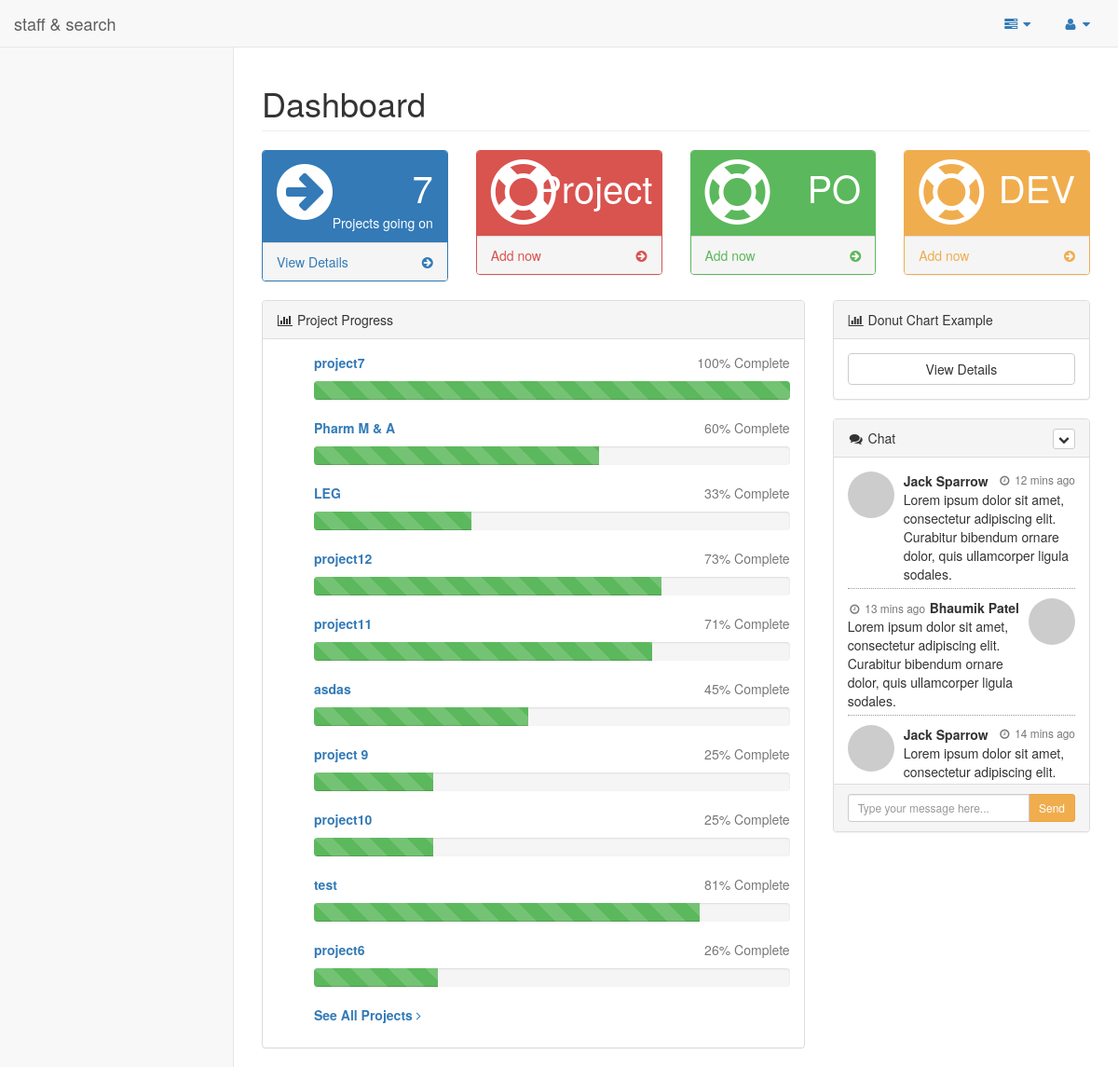
Page /admin/index.php on the earlier database version.
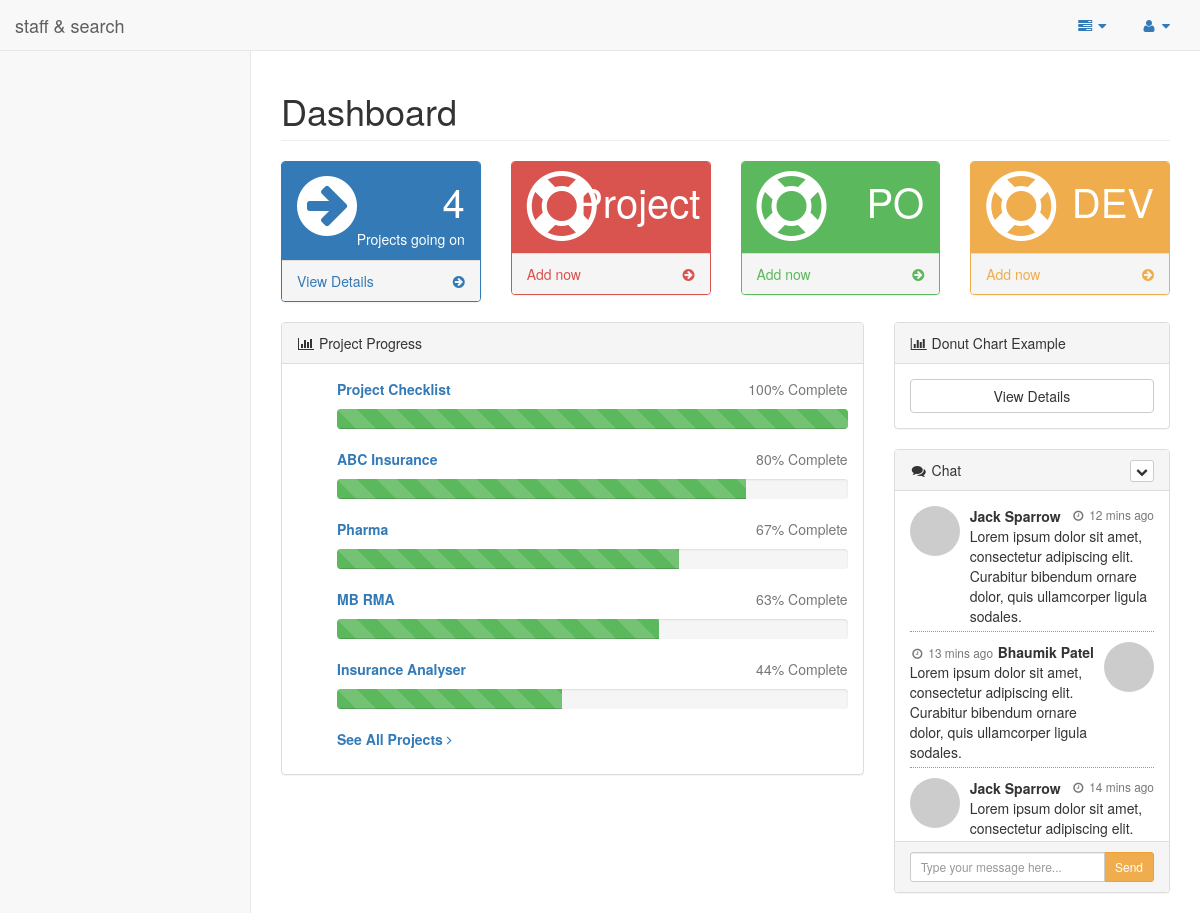
Same page on the later database version.
### tables this page shows
CREATE TABLE IF NOT EXISTS `projects` (
`project_id` int(11) NOT NULL,
  `name` varchar(50) NOT NULL,
  `start_day` date NOT NULL,
  `end_day` date NOT NULL,
  `description` text NOT NULL,
  `tech` text NOT NULL
);

### admin/index.php (the view, shortened to what this page needs)
<?php
    include("header.php");
?>
<body>
    <div id="wrapper">
       <?php
        include 'side_and_menu.php';
       ?>
       <?php
        function number_of_projects()
        {
        $res = mysql_query("select * from projects where end_day > curdate()");
        $response = mysql_num_rows($res);
        return $response;
        }
        ?>
        <div id="page-wrapper">
            <div class="row">
                <div class="col-lg-12">
                    <h1 class="page-header">Dashboard</h1>
                </div>
            </div>
            <div class="row">
                <div class="col-lg-3 col-md-6">
                    <div class="panel panel-primary">
                        <div class="panel-heading">
                            <div class="row">
                                <div class="col-xs-3">
                                    <i class="fa fa-arrow-circle-right fa-5x"></i>
                                </div>
                                <div class="col-xs-9 text-right">
                                    <div class="huge"><?php echo number_of_projects() ?></div>
                                    <div>Projects going on</div>
                                </div>
                            </div>
                        </div>
                        <a href="project_lists.php">
                            <div class="panel-footer">
                                <span class="pull-left">View Details</span>
                                <span class="pull-right"><i class="fa fa-arrow-circle-right"></i></span>
                                <div class="clearfix"></div>
                            </div>
                        </a>
                    </div>
                </div>
                <div class="col-lg-3 col-md-6">
                    <div class="panel panel-red">
                        <div class="panel-heading">
                            <div class="row">
                                <div class="col-xs-3">
                                    <i class="fa fa-support fa-5x"></i>
                                </div>
                                <div class="col-xs-9 text-right">
                                    <div class="huge">Project</div>
                                </div>
                            </div>
                        </div>
                        <a href="new_project.php">
                            <div class="panel-footer">
                                <span class="pull-left">Add now</span>
                                <span class="pull-right"><i class="fa fa-arrow-circle-right"></i></span>
                                <div class="clearfix"></div>
                            </div>
                        </a>
                    </div>
                </div>
                <div class="col-lg-3 col-md-6">
                    <div class="panel panel-green">
                        <div class="panel-heading">
                            <div class="row">
                                <div class="col-xs-3">
                                    <i class="fa fa-support fa-5x"></i>
                                </div>
                                <div class="col-xs-9 text-right">
                                    <div class="huge">PO </div>
                                </div>
                            </div>
                        </div>
                        <a href="new_po.php">
                            <div class="panel-footer">
                                <span class="pull-left">Add now</span>
                                <span class="pull-right"><i class="fa fa-arrow-circle-right"></i></span>
                                <div class="clearfix"></div>
                            </div>
                        </a>
                    </div>
                </div>
                <div class="col-lg-3 col-md-6">
                    <div class="panel panel-yellow">
                        <div class="panel-heading">
                            <div class="row">
                                <div class="col-xs-3">
                                    <i class="fa fa-support fa-5x"></i>
                                </div>
                                <div class="col-xs-9 text-right">
                                    <div class="huge">DEV </div>
                                </div>
                            </div>
                        </div>
                        <a href="new_dev.php">
                            <div class="panel-footer">
                                <span class="pull-left">Add now</span>
                                <span class="pull-right"><i class="fa fa-arrow-circle-right"></i></span>
                                <div class="clearfix"></div>
                            </div>
                        </a>
                    </div>
                </div>
            </div>
            <div class="row">
                <div class="col-lg-8">
                    <div class="panel panel-default">
                        <div class="panel-heading">
                            <i class="fa fa-bar-chart-o fa-fw"></i> Project Progress
                        </div>
                        <div class="panel-body">
                            <div id="morris-area-chart">
                                 <ul class="" style="list-style-type: none;">
 <?php
    $res = mysql_query("select * from projects order by end_day asc");
    while ($row = mysql_fetch_assoc($res))
    {
        $pr_id = $row["project_id"];
        $end_day = date_create($row["end_day"]);
        $start_day = date_create($row["start_day"]);
        $diff = date_diff($end_day, $start_day);
        $today = date_create(date("Y-m-d"));
       $diff_cur = date_diff($today, $start_day);
        $per = number_format(($diff_cur->days/$diff->days)*100, 0);
        $name = $row["name"];
        if($per > 100)
        {
            $per = 100;
        }
        echo '<li>
                            <a href="project_details.php?id='.$pr_id.'">
                                <div>
                                    <p>
                                        <strong>'.$name.'</strong>
                                        <span class="pull-right text-muted">'.$per.'% Complete</span>
                                    </p>
                                    <div class="progress progress-striped active">
                                        <div class="progress-bar progress-bar-success" role="progressbar" aria-valuenow="'.$per.'" aria-valuemin="0" aria-valuemax="100" style="width: '.$per.'%">
                                            <span class="sr-only">'.$per.'% Complete (success)</span>
                                        </div>
                                    </div>
                                </div>
                            </a>
                        </li>
    <li class="divider"></li>';
    }
 ?>
                        <li>
                            <a class="text-center" href="project_lists.php">
                                <strong>See All Projects</strong>
                                <i class="fa fa-angle-right"></i>
                            </a>
                        </li>
                    </ul>
                            </div>
                        </div>
                    </div>
                </div>
                <div class="col-lg-4">
                    <div class="panel panel-default">
                        <div class="panel-heading">
                            <i class="fa fa-bar-chart-o fa-fw"></i> Donut Chart Example
                        </div>
                        <div class="panel-body">
                            <a href="#" class="btn btn-default btn-block">View Details</a>
                        </div>
                    </div>
                    <div class="chat-panel panel panel-default">
                        <div class="panel-heading">
                            <i class="fa fa-comments fa-fw"></i>
                            Chat
                            <div class="btn-group pull-right">
                                <button type="button" class="btn btn-default btn-xs dropdown-toggle" data-toggle="dropdown">
                                    <i class="fa fa-chevron-down"></i>
                                </button>
                            </div>
                        </div>
                        <div class="panel-body">
                            <ul class="chat">
                                <li class="left clearfix">
                                    <span class="chat-img pull-left">
                                        <img src="http://placehold.it/50/55C1E7/fff" alt="User Avatar" class="img-circle" />
                                    </span>
                                    <div class="chat-body clearfix">
                                        <div class="header">
                                            <strong class="primary-font">Jack Sparrow</strong>
                                            <small class="pull-right text-muted">
                                                <i class="fa fa-clock-o fa-fw"></i> 12 mins ago
                                            </small>
                                        </div>
                                        <p>
                                            Lorem ipsum dolor sit amet, consectetur adipiscing elit. Curabitur bibendum ornare dolor, quis ullamcorper ligula sodales.
                                        </p>
                                    </div>
                                </li>
                                <li class="right clearfix">
                                    <span class="chat-img pull-right">
                                        <img src="http://placehold.it/50/FA6F57/fff" alt="User Avatar" class="img-circle" />
                                    </span>
                                    <div class="chat-body clearfix">
                                        <div class="header">
                                            <small class=" text-muted">
                                                <i class="fa fa-clock-o fa-fw"></i> 13 mins ago</small>
                                            <strong class="pull-right primary-font">Bhaumik Patel</strong>
                                        </div>
                                        <p>
                                            Lorem ipsum dolor sit amet, consectetur adipiscing elit. Curabitur bibendum ornare dolor, quis ullamcorper ligula sodales.
                                        </p>
                                    </div>
                                </li>
                                <li class="left clearfix">
                                    <span class="chat-img pull-left">
                                        <img src="http://placehold.it/50/55C1E7/fff" alt="User Avatar" class="img-circle" />
                                    </span>
                                    <div class="chat-body clearfix">
                                        <div class="header">
                                            <strong class="primary-font">Jack Sparrow</strong>
                                            <small class="pull-right text-muted">
                                                <i class="fa fa-clock-o fa-fw"></i> 14 mins ago</small>
                                        </div>
                                        <p>
                                            Lorem ipsum dolor sit amet, consectetur adipiscing elit. Curabitur bibendum ornare dolor, quis ullamcorper ligula sodales.
                                        </p>
                                    </div>
                                </li>
                            </ul>
                        </div>
                        <div class="panel-footer">
                            <div class="input-group">
                                <input id="btn-input" type="text" class="form-control input-sm" placeholder="Type your message here..." />
                                <span class="input-group-btn">
                                    <button class="btn btn-warning btn-sm" id="btn-chat">
                                        Send
                                    </button>
                                </span>
                            </div>
                        </div>
                    </div>
                </div>
            </div>
        </div>
    </div>
</body>
</html>

### admin/header.php (shortened to what this page needs)
<!DOCTYPE html>
<html lang="en">
<head>
    <link href="../bower_components/bootstrap/dist/css/bootstrap.min.css" rel="stylesheet">
    <link href="../bower_components/metisMenu/dist/metisMenu.min.css" rel="stylesheet">
    <link href="../dist/css/timeline.css" rel="stylesheet">
    <link href="../dist/css/sb-admin-2.css" rel="stylesheet">
    <link href="../bower_components/morrisjs/morris.css" rel="stylesheet">
    <link href="../bower_components/font-awesome/css/font-awesome.min.css" rel="stylesheet" type="text/css">
</head>

### admin/side_and_menu.php (shortened to what this page needs)
<nav class="navbar navbar-default navbar-static-top" role="navigation" style="margin-bottom: 0">
          <?php
          include("head_menu.php");
          ?>
       </nav>

### admin/head_menu.php (shortened to what this page needs)
<div class="navbar-header">
               <a class="navbar-brand" href="index.php">staff & search</a>
           </div>
           <ul class="nav navbar-top-links navbar-right">
               <li class="dropdown">
                   <a class="dropdown-toggle" data-toggle="dropdown" href="#">
                       <i class="fa fa-tasks fa-fw"></i>  <i class="fa fa-caret-down"></i>
                   </a>
               </li>
               <li class="dropdown">
                   <a class="dropdown-toggle" data-toggle="dropdown" href="#">
                       <i class="fa fa-user fa-fw"></i>  <i class="fa fa-caret-down"></i>
                   </a>
               </li>
           </ul>

Differences in the rows shown:
removed projects: name "project7", per "100"
removed projects: name "Pharm M & A", per "60"
removed projects: name "LEG", per "33"
removed projects: name "project12", per "73"
removed projects: name "project11", per "71"
removed projects: name "asdas", per "45"
removed projects: name "project 9", per "25"
removed projects: name "project10", per "25"
removed projects: name "test", per "81"
removed projects: name "project6", per "26"
added projects: name "Project Checklist", per "100"
added projects: name "ABC Insurance", per "80"
added projects: name "Pharma", per "67"
added projects: name "MB RMA", per "63"
added projects: name "Insurance Analyser", per "44"
Other differences:
number_of_projects(): "7" → "4"
